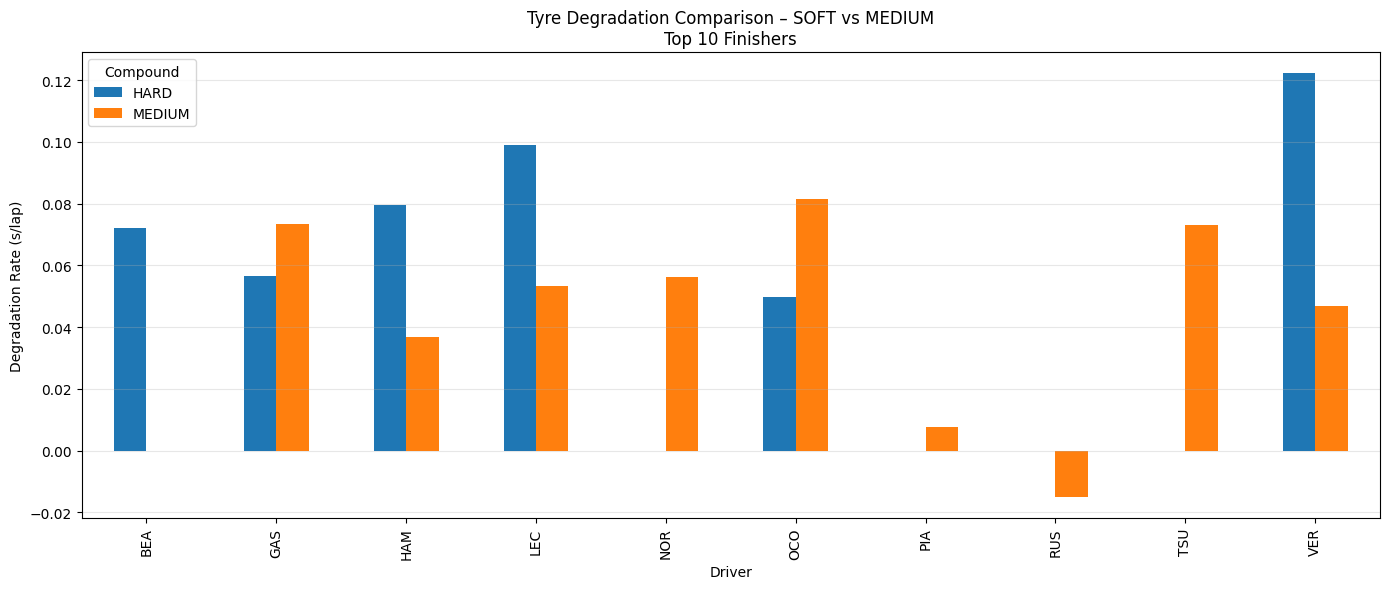

The Python source for this figure:
import fastf1, os
import pandas as pd
import numpy as np
import matplotlib.pyplot as plt
from pathlib import Path

# ===== CONFIG =====
YEAR = 2025
GP = "Bahrain Grand Prix"
SESSION = "R"
COMPOUNDS = ["MEDIUM", "HARD"]
TOP_N = 10
CACHE_DIR = Path("/content/fastf1_cache")

# ===== CACHE =====
CACHE_DIR.mkdir(parents=True, exist_ok=True)
fastf1.Cache.enable_cache(CACHE_DIR)

# ===== LOAD =====
session = fastf1.get_session(YEAR, GP, SESSION)
session.load()

laps = session.laps
laps = laps[laps["IsAccurate"]].copy()
laps["LapTimeSec"] = laps["LapTime"].dt.total_seconds()

drivers = (
    session.results
    .sort_values("Position")
    .head(TOP_N)["Abbreviation"]
    .tolist()
)

laps = laps[
    laps["Driver"].isin(drivers) &
    laps["PitInTime"].isna() &
    laps["PitOutTime"].isna() &
    laps["Compound"].isin(COMPOUNDS)
]

# ===== REMOVE OUTLIERS (IQR per driver, compound, stint) =====
clean = []

for (d, c, s), dl in laps.groupby(["Driver","Compound","Stint"]):
    if len(dl) < 5:
        continue
    q1, q3 = dl["LapTimeSec"].quantile([0.25, 0.75])
    iqr = q3 - q1
    dl = dl[(dl["LapTimeSec"] >= q1-1.5*iqr) & (dl["LapTimeSec"] <= q3+1.5*iqr)]
    clean.append(dl)

clean = pd.concat(clean)

# ===== CALCULATE DEGRADATION SLOPE =====
records = []

for (d, c), dl in clean.groupby(["Driver","Compound"]):
    stint_id = dl.groupby("Stint").size().idxmax()
    st = dl[dl["Stint"] == stint_id]
    if len(st) < 5:
        continue
    slope = np.polyfit(st["TyreLife"], st["LapTimeSec"], 1)[0]
    records.append({"Driver": d, "Compound": c, "Degradation_s_per_lap": slope})

deg = pd.DataFrame(records)

# ===== PLOT =====
pivot = deg.pivot(index="Driver", columns="Compound", values="Degradation_s_per_lap")
pivot.plot(kind="bar", figsize=(14,6))

plt.title("Tyre Degradation Comparison – SOFT vs MEDIUM\nTop 10 Finishers")
plt.ylabel("Degradation Rate (s/lap)")
plt.grid(axis="y", alpha=0.3)
plt.tight_layout()
plt.show()

pivot
